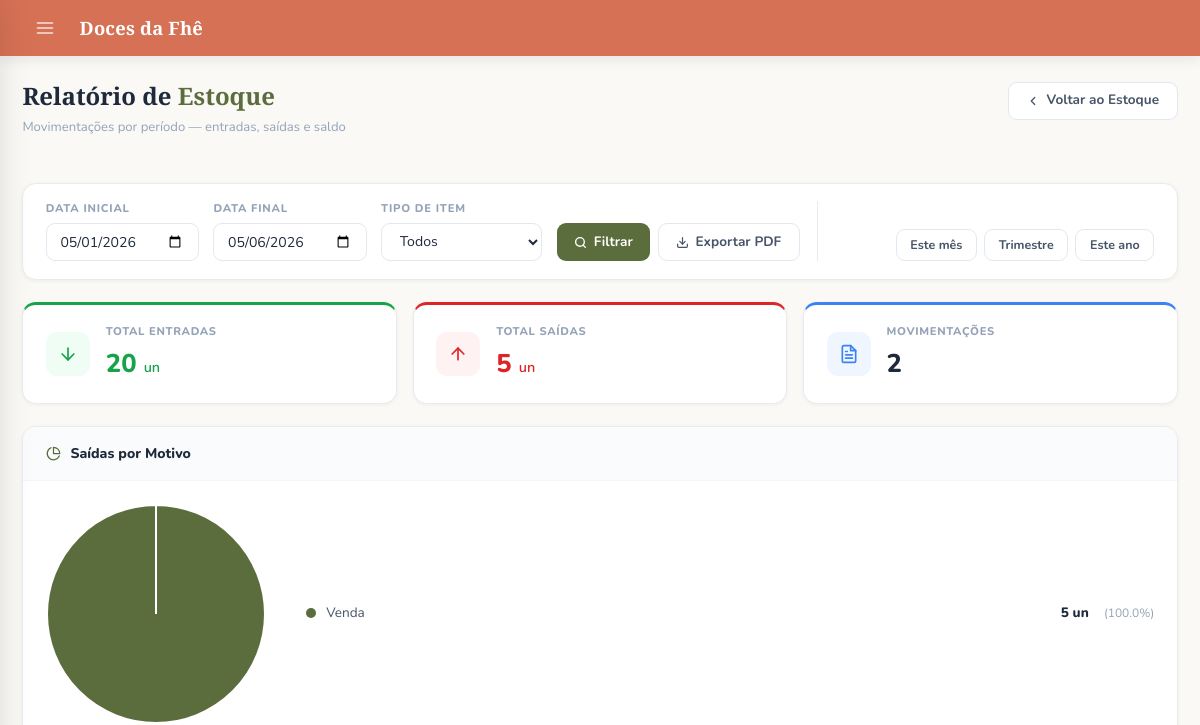
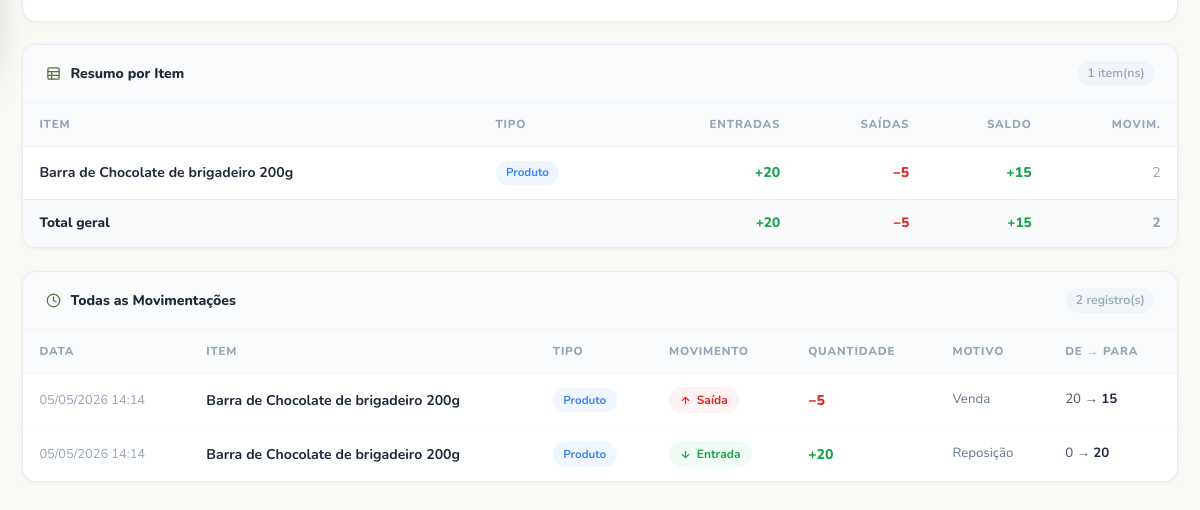
The page /admin/estoque/relatorio (signed in) on the database as committed earlier (2 pictures, top to bottom).
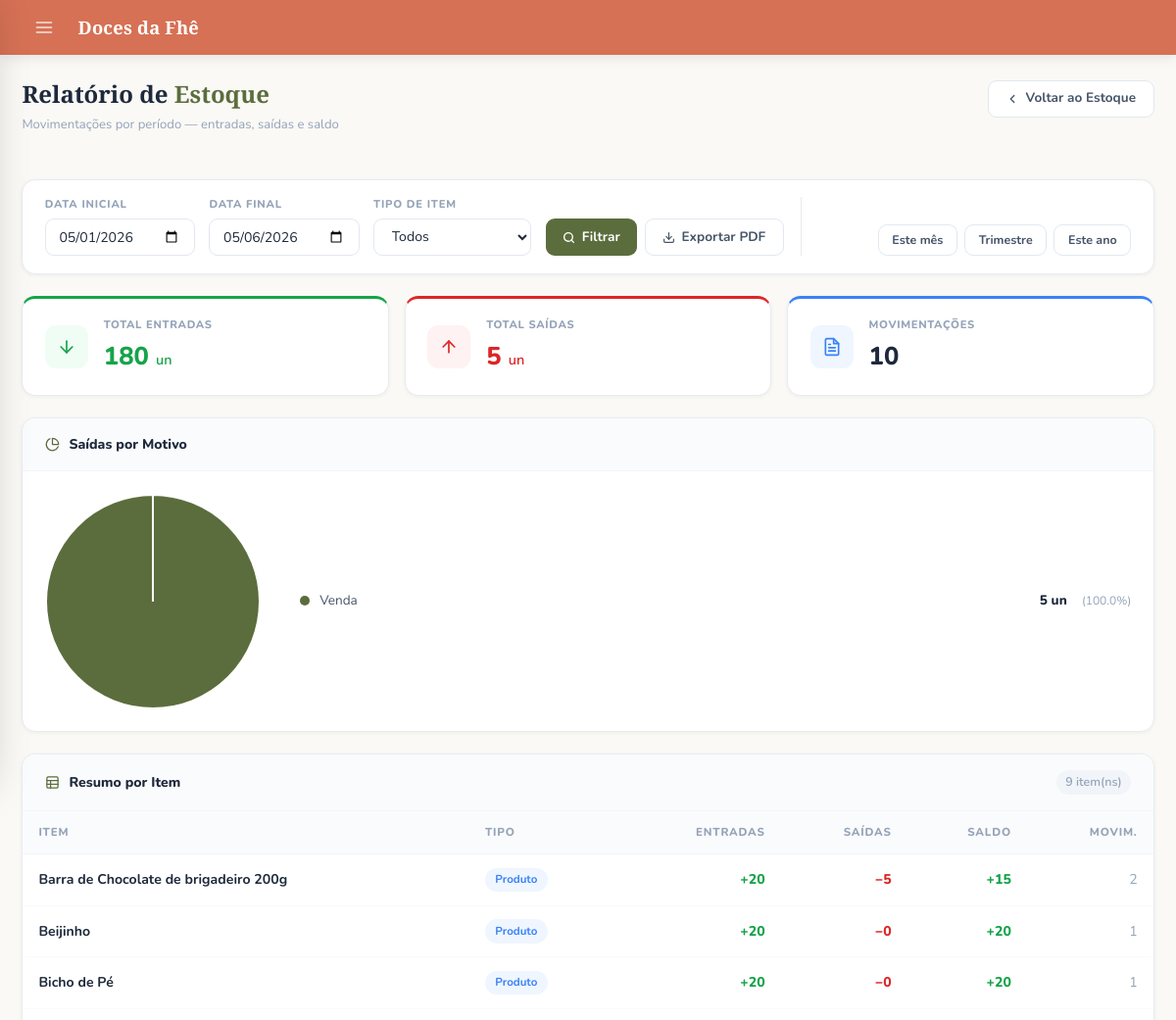
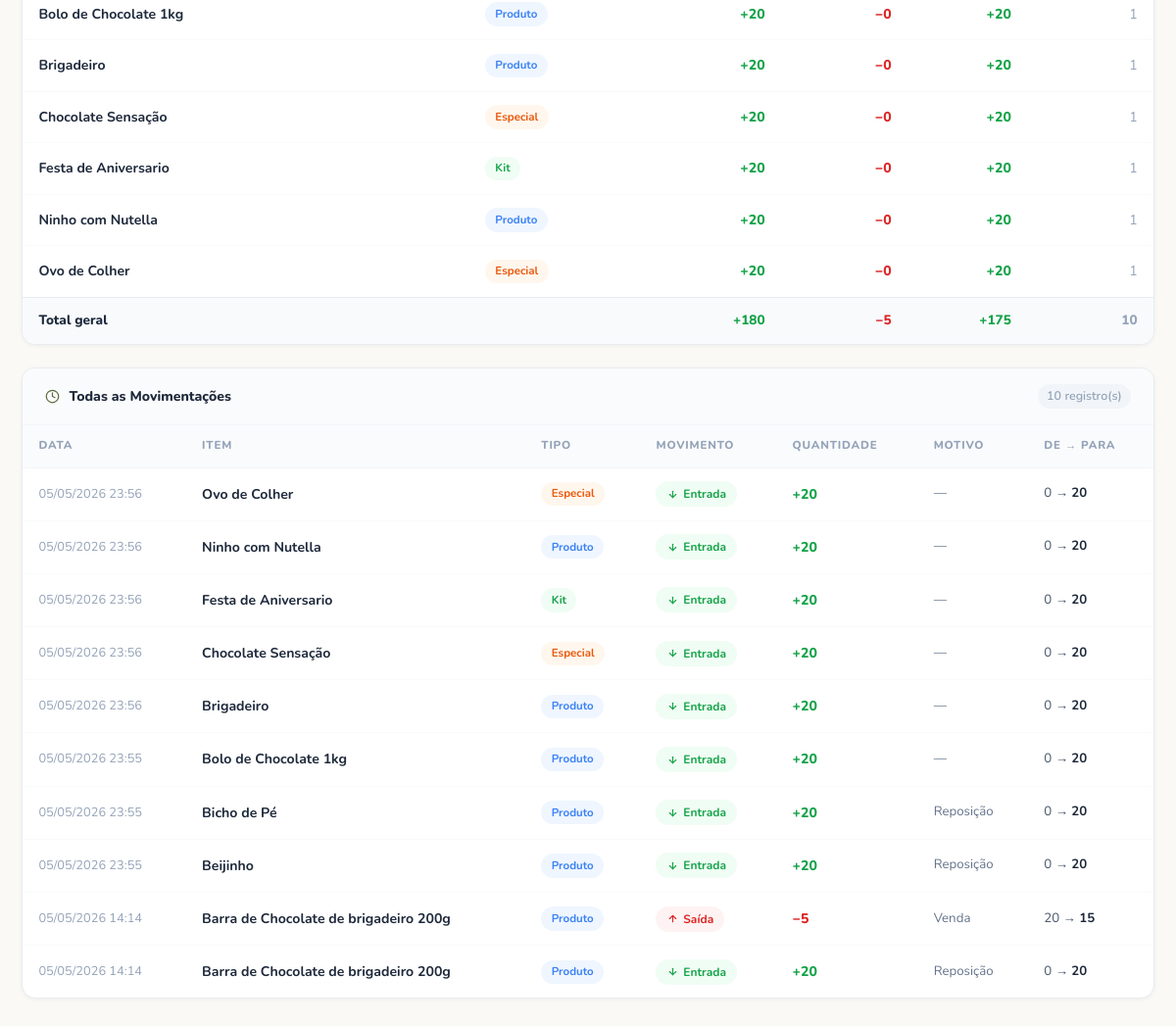
The same page on the database as committed later (2 pictures, top to bottom).
### models.py (models this page shows, shortened)
class Product(db.Model):
    __tablename__ = "products"
    id          = db.Column(db.Integer, primary_key=True)
    name        = db.Column(db.String(200), unique=True, nullable=False, index=True)
    description = db.Column(db.String(800), nullable=False)
    image_url   = db.Column(db.String(300))
    price       = db.Column(db.Numeric(10, 2), nullable=False)
    category    = db.Column(db.String(100), nullable=True, default='geral')  # ✅ NOVO
    ativo          = db.Column(db.Boolean, default=True, nullable=False)
    estoque        = db.Column(db.Integer, default=0, nullable=False)
    estoque_minimo = db.Column(db.Integer, default=5, nullable=False)
    created_at     = db.Column(db.DateTime, default=datetime.utcnow)

class MovimentacaoEstoque(db.Model):
    __tablename__ = "movimentacoes_estoque"
    id               = db.Column(db.Integer, primary_key=True)
    produto_id       = db.Column(db.Integer, db.ForeignKey('products.id'),          nullable=True)
    kit_id           = db.Column(db.Integer, db.ForeignKey('kits.id'),              nullable=True)
    especial_id      = db.Column(db.Integer, db.ForeignKey('produtos_especiais.id'), nullable=True)
    tipo             = db.Column(db.String(10), nullable=False)  # 'entrada' | 'saida'
    quantidade       = db.Column(db.Integer, nullable=False)
    motivo           = db.Column(db.String(200), nullable=True)
    estoque_anterior = db.Column(db.Integer, nullable=False)
    estoque_novo     = db.Column(db.Integer, nullable=False)
    created_at       = db.Column(db.DateTime, default=datetime.utcnow)
    produto  = db.relationship('Product',        backref='movimentacoes')
    kit      = db.relationship('Kit',            backref='movimentacoes')
    especial = db.relationship('ProdutoEspecial', backref='movimentacoes')

class ProdutoEspecial(db.Model):
    __tablename__ = "produtos_especiais"
    id           = db.Column(db.Integer, primary_key=True)
    evento_id    = db.Column(db.Integer, db.ForeignKey('eventos_especiais.id'), nullable=False)
    name         = db.Column(db.String(200), nullable=False)
    description  = db.Column(db.String(800), nullable=False)
    price        = db.Column(db.Numeric(10, 2), nullable=False)
    category     = db.Column(db.String(100), nullable=True, default='geral')
    image_url      = db.Column(db.String(300), nullable=True)
    mostrar        = db.Column(db.Boolean, default=True)
    estoque        = db.Column(db.Integer, default=0, nullable=False)
    estoque_minimo = db.Column(db.Integer, default=5, nullable=False)
    created_at     = db.Column(db.DateTime, default=datetime.utcnow)

class Kit(db.Model):
    __tablename__ = 'kits'
    id = db.Column(db.Integer, primary_key=True)
    name = db.Column(db.String(200), nullable=False)
    description = db.Column(db.Text, nullable=True)
    created_by = db.Column(
        db.Integer, db.ForeignKey('users.id'), nullable=False)
    is_admin_kit = db.Column(db.Boolean, default=False)   # True = admin kit
    ativo = db.Column(db.Boolean, default=True, nullable=False)
    created_at = db.Column(db.DateTime, default=datetime.utcnow)
    updated_at = db.Column(
        db.DateTime, default=datetime.utcnow, onupdate=datetime.utcnow)
    image_url      = db.Column(db.String(500), nullable=True)
    estoque        = db.Column(db.Integer, default=0, nullable=False)
    estoque_minimo = db.Column(db.Integer, default=5, nullable=False)
    products = db.relationship(
        'KitProduct', backref='kit', cascade='all, delete-orphan')
    creator = db.relationship('User', backref='kits')

### app.py (the view, shortened to what this page needs)
@app.route('/admin/estoque/relatorio')
@login_required
@admin_required
def relatorio_estoque():
    from datetime import datetime as _dt2, timedelta
    from sqlalchemy import or_
    data_ini_str = request.args.get('data_ini', '')
    data_fim_str = request.args.get('data_fim', '')
    tipo_filtro  = request.args.get('tipo', '')   # produto / kit / especial / ''
    hoje = _dt2.utcnow().date()
    try:
        data_ini = _dt2.strptime(data_ini_str, '%Y-%m-%d').date() if data_ini_str else hoje.replace(day=1)
        data_fim = _dt2.strptime(data_fim_str, '%Y-%m-%d').date() if data_fim_str else hoje
    except ValueError:
        data_ini = hoje.replace(day=1)
        data_fim = hoje
    dt_ini = _dt2(data_ini.year, data_ini.month, data_ini.day, 0, 0, 0)
    dt_fim = _dt2(data_fim.year, data_fim.month, data_fim.day, 23, 59, 59)
    q = MovimentacaoEstoque.query.filter(
        MovimentacaoEstoque.created_at >= dt_ini,
        MovimentacaoEstoque.created_at <= dt_fim,
    )
    if tipo_filtro == 'produto':
        q = q.filter(MovimentacaoEstoque.produto_id.isnot(None))
    elif tipo_filtro == 'kit':
        q = q.filter(MovimentacaoEstoque.kit_id.isnot(None))
    elif tipo_filtro == 'especial':
        q = q.filter(MovimentacaoEstoque.especial_id.isnot(None))
    movs = q.order_by(MovimentacaoEstoque.created_at.desc()).all()
    from collections import defaultdict
    grupos = defaultdict(lambda: {'nome': '', 'tipo': '', 'entradas': 0, 'saidas': 0, 'movs': []})
    for m in movs:
        if m.produto_id:
            key = ('produto', m.produto_id)
            grupos[key]['nome'] = m.produto.name if m.produto else f'Produto #{m.produto_id}'
            grupos[key]['tipo'] = 'produto'
        elif m.kit_id:
            key = ('kit', m.kit_id)
            grupos[key]['nome'] = m.kit.name if m.kit else f'Kit #{m.kit_id}'
            grupos[key]['tipo'] = 'kit'
        elif m.especial_id:
            key = ('especial', m.especial_id)
            grupos[key]['nome'] = m.especial.name if m.especial else f'Especial #{m.especial_id}'
            grupos[key]['tipo'] = 'especial'
        else:
            continue
        if m.tipo == 'entrada':
            grupos[key]['entradas'] += m.quantidade
        else:
            grupos[key]['saidas'] += m.quantidade
        grupos[key]['movs'].append(m)
    itens_rel = sorted([
        {'nome': v['nome'], 'tipo': v['tipo'],
         'entradas': v['entradas'], 'saidas': v['saidas'],
         'saldo': v['entradas'] - v['saidas'], 'total_movs': len(v['movs'])}
        for v in grupos.values()
    ], key=lambda x: x['nome'])
    total_entradas = sum(i['entradas'] for i in itens_rel)
    total_saidas   = sum(i['saidas']   for i in itens_rel)
    from collections import Counter
    motivo_counter = Counter()
    for m in movs:
        if m.tipo == 'saida':
            motivo_counter[m.motivo or 'Sem motivo'] += m.quantidade
    grafico_motivos   = list(motivo_counter.keys())
    grafico_quantidades = [motivo_counter[k] for k in grafico_motivos]
    return render_template('admin/relatorio_estoque.html',
        itens=itens_rel, movs=movs,
        total_entradas=total_entradas, total_saidas=total_saidas,
        grafico_motivos=grafico_motivos,
        grafico_quantidades=grafico_quantidades,
        data_ini=data_ini_str or data_ini.strftime('%Y-%m-%d'),
        data_fim=data_fim_str or data_fim.strftime('%Y-%m-%d'),
        tipo_filtro=tipo_filtro)

### app.py (called while the page is built)
def admin_required(f):
    @wraps(f)
    def decorated_function(*args, **kwargs):
        if not current_user.is_authenticated or not current_user.is_admin:
            flash("Acesso negado. São necessárias permissões de administrador.", "error")
            return redirect(url_for('dashboard'))
        return f(*args, **kwargs)
    return decorated_function

@login_manager.user_loader
def load_user(user_id):
    return User.query.get(int(user_id))

@app.context_processor
def inject_globals():
    if current_user.is_authenticated:
        total_itens = db.session.query(
            db.func.sum(CarrinhoItem.quantidade)
        ).filter_by(user_id=current_user.id).scalar() or 0
    else:
        total_itens = 0
    site_config = SiteConfig.query.first()
    return dict(carrinho_total=total_itens, site_config=site_config)

### templates/admin/relatorio_estoque.html (shortened to what the changed rows need)
{% extends "admin/base.html" %}
{% block styles %}
<link rel="stylesheet" href="{{ url_for('static', filename='estoque.css') }}">
{% endblock %}
{% block content %}
<div class="rel-page">
  <div class="rel-header">
    <div>
      <h1 class="rel-header-title">Relatório de <span>Estoque</span></h1>
    </div>
  </div>
  <div class="rel-cards">
    <div class="rel-card entrada">
      <div>
        <span class="rel-card-label">Total Entradas</span>
        <span class="rel-card-value">{{ total_entradas }} <small style="font-size:.9rem;font-weight:600;">un</small></span>
      </div>
    </div>
    <div class="rel-card movs">
      <div>
        <span class="rel-card-label">Movimentações</span>
        <span class="rel-card-value">{{ movs|length }}</span>
      </div>
    </div>
  </div>
  {% if itens %}
  <div class="rel-table-wrap">
    <div class="rel-section-header">
      <span class="rel-section-title">
        Resumo por Item
      </span>
      <span class="rel-section-count">{{ itens|length }} item(ns)</span>
    </div>
    <table class="rel-table">
      <thead>
        <tr>
          <th>Item</th>
          <th>Tipo</th>
          <th style="text-align:right;">Entradas</th>
          <th style="text-align:right;">Saídas</th>
          <th style="text-align:right;">Saldo</th>
          <th style="text-align:right;">Movim.</th>
        </tr>
      </thead>
      <tbody>
        {% for item in itens %}
        <tr>
          <td style="font-weight:700; color:#1e293b;">{{ item.nome }}</td>
          <td>
            <span class="tipo-badge tipo-{{ item.tipo }}">
              {% if item.tipo == 'kit' %}Kit
              {% elif item.tipo == 'especial' %}Especial
              {% else %}Produto{% endif %}
            </span>
          </td>
          <td style="text-align:right;" class="num-entrada">+{{ item.entradas }}</td>
          <td style="text-align:right;" class="num-saida">−{{ item.saidas }}</td>
          <td style="text-align:right;">
            <span class="{{ 'num-saldo-pos' if item.saldo >= 0 else 'num-saldo-neg' }}">
              {{ '+' if item.saldo >= 0 else '' }}{{ item.saldo }}
            </span>
          </td>
          <td style="text-align:right; color:#94a3b8;">{{ item.total_movs }}</td>
        </tr>
        {% endfor %}
      </tbody>
      <tfoot>
        <tr>
          <td colspan="2">Total geral</td>
          <td style="text-align:right; color:#16a34a;">+{{ total_entradas }}</td>
          <td style="text-align:right; color:#dc2626;">−{{ total_saidas }}</td>
          <td style="text-align:right;">
            <span class="{{ 'num-saldo-pos' if total_entradas >= total_saidas else 'num-saldo-neg' }}">
              {{ '+' if total_entradas >= total_saidas else '' }}{{ total_entradas - total_saidas }}
            </span>
          </td>
          <td style="text-align:right; color:#94a3b8;">{{ movs|length }}</td>
        </tr>
      </tfoot>
    </table>
  </div>
  <div class="rel-table-wrap">
    <div class="rel-section-header">
      <span class="rel-section-title">
        <svg xmlns="http://www.w3.org/2000/svg" width="15" height="15" viewBox="0 0 24 24" fill="none" stroke="currentColor" stroke-width="2" stroke-linecap="round" stroke-linejoin="round"><circle cx="12" cy="12" r="10"/><polyline points="12 6 12 12 16 14"/></svg>
        Todas as Movimentações
      </span>
      <span class="rel-section-count">{{ movs|length }} registro(s)</span>
    </div>
    <table class="rel-table">
      <thead>
        <tr>
          <th>Data</th>
          <th>Item</th>
          <th>Tipo</th>
          <th>Movimento</th>
          <th>Quantidade</th>
          <th>Motivo</th>
          <th>De → Para</th>
        </tr>
      </thead>
      <tbody>
        {% for m in movs %}
        <tr>
          <td style="color:#94a3b8; font-size:.8rem; white-space:nowrap;">
            {{ m.created_at.strftime('%d/%m/%Y %H:%M') }}
          </td>
          <td style="font-weight:700; color:#1e293b;">
            {% if m.produto %}{{ m.produto.name }}
            {% elif m.kit %}{{ m.kit.name }}
            {% elif m.especial %}{{ m.especial.name }}
            {% else %}—{% endif %}
          </td>
          <td>
            {% if m.produto_id %}<span class="tipo-badge tipo-produto">Produto</span>
            {% elif m.kit_id %}<span class="tipo-badge tipo-kit">Kit</span>
            {% elif m.especial_id %}<span class="tipo-badge tipo-especial">Especial</span>
            {% endif %}
          </td>
          <td>
            {% if m.tipo == 'entrada' %}
              <span class="mov-badge mov-entrada">
                <svg xmlns="http://www.w3.org/2000/svg" width="11" height="11" viewBox="0 0 24 24" fill="none" stroke="currentColor" stroke-width="2.5" stroke-linecap="round" stroke-linejoin="round"><line x1="12" y1="19" x2="12" y2="5"/><polyline points="5 12 12 19 19 12"/></svg>
                Entrada
              </span>
            {% else %}
              <span class="mov-badge mov-saida">
                <svg xmlns="http://www.w3.org/2000/svg" width="11" height="11" viewBox="0 0 24 24" fill="none" stroke="currentColor" stroke-width="2.5" stroke-linecap="round" stroke-linejoin="round"><line x1="12" y1="5" x2="12" y2="19"/><polyline points="19 12 12 5 5 12"/></svg>
                Saída
              </span>
            {% endif %}
          </td>
          <td style="font-weight:800;">
            <span class="{{ 'num-entrada' if m.tipo == 'entrada' else 'num-saida' }}">
              {{ '+' if m.tipo == 'entrada' else '−' }}{{ m.quantidade }}
            </span>
          </td>
          <td style="color:#64748b; font-size:.83rem;">{{ m.motivo or '—' }}</td>
          <td style="font-size:.83rem; color:#475569;">
            {{ m.estoque_anterior }} → <b style="color:#1e293b;">{{ m.estoque_novo }}</b>
          </td>
        </tr>
        {% endfor %}
      </tbody>
    </table>
  </div>
  {% endif %}
</div>
{% endblock %}

Rows that differ between the two databases and show on the page:
now on this page (row edited): Product: nome "Beijinho", shows "Produto", entradas "20", saidas "0", saldo "+", saldo "20", total_movs "1"
now on this page (row edited): Product: nome "Bicho de Pé", shows "Produto", entradas "20", saidas "0", saldo "+", saldo "20", total_movs "1"
now on this page (row edited): Product: nome "Bolo de Chocolate 1kg", shows "Produto", entradas "20", saidas "0", saldo "+", saldo "20", total_movs "1"
now on this page (row edited): Product: nome "Brigadeiro", shows "Produto", entradas "20", saidas "0", saldo "+", saldo "20", total_movs "1"
now on this page (row edited): ProdutoEspecial: nome "Chocolate Sensação", shows "Especial", entradas "20", saidas "0", saldo "+", saldo "20", total_movs "1"
now on this page (row edited): Kit: nome "Festa de Aniversario", shows "Kit", entradas "20", saidas "0", saldo "+", saldo "20", total_movs "1"
now on this page (row edited): Product: nome "Ninho com Nutella", shows "Produto", entradas "20", saidas "0", saldo "+", saldo "20", total_movs "1"
now on this page (row edited): ProdutoEspecial: nome "Ovo de Colher", shows "Especial", entradas "20", saidas "0", saldo "+", saldo "20", total_movs "1"
added MovimentacaoEstoque: created_at "05/05/2026 23:56", especial.name "Ovo de Colher", shows "Especial", shows "Entrada", tipo "+", quantidade "20", motivo "—", estoque_anterior "0", estoque_novo "20"
added MovimentacaoEstoque: created_at "05/05/2026 23:56", produto.name "Ninho com Nutella", shows "Produto", shows "Entrada", tipo "+", quantidade "20", motivo "—", estoque_anterior "0", estoque_novo "20"
added MovimentacaoEstoque: created_at "05/05/2026 23:56", kit.name "Festa de Aniversario", shows "Kit", shows "Entrada", tipo "+", quantidade "20", motivo "—", estoque_anterior "0", estoque_novo "20"
added MovimentacaoEstoque: created_at "05/05/2026 23:56", especial.name "Chocolate Sensação", shows "Especial", shows "Entrada", tipo "+", quantidade "20", motivo "—", estoque_anterior "0", estoque_novo "20"
added MovimentacaoEstoque: created_at "05/05/2026 23:56", produto.name "Brigadeiro", shows "Produto", shows "Entrada", tipo "+", quantidade "20", motivo "—", estoque_anterior "0", estoque_novo "20"
added MovimentacaoEstoque: created_at "05/05/2026 23:55", produto.name "Bolo de Chocolate 1kg", shows "Produto", shows "Entrada", tipo "+", quantidade "20", motivo "—", estoque_anterior "0", estoque_novo "20"
added MovimentacaoEstoque: created_at "05/05/2026 23:55", produto.name "Bicho de Pé", shows "Produto", shows "Entrada", tipo "+", quantidade "20", motivo "Reposição", estoque_anterior "0", estoque_novo "20"
added MovimentacaoEstoque: created_at "05/05/2026 23:55", produto.name "Beijinho", shows "Produto", shows "Entrada", tipo "+", quantidade "20", motivo "Reposição", estoque_anterior "0", estoque_novo "20"
Other text that changed with them:
{{ total_entradas }}: "20" → "180"
{{ movs|length }}: "2" → "10"
{{ itens|length }}: "1" → "9"
{{ total_entradas - total_saidas }}: "15" → "175"
